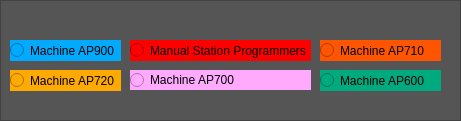
   <widget class="QFrame" name="sampleframe">
    <property name="geometry">
     <rect>
      <x>30</x>
      <y>500</y>
      <width>461</width>
      <height>121</height>
     </rect>
    </property>
    <property name="styleSheet">
     <string notr="true">background-color: rgb(85, 85, 85);</string>
    </property>
    <property name="frameShape">
     <enum>QFrame::StyledPanel</enum>
    </property>
    <property name="frameShadow">
     <enum>QFrame::Raised</enum>
    </property>
    <widget class="QRadioButton" name="sampleap900rb">
     <property name="geometry">
      <rect>
       <x>10</x>
       <y>40</y>
       <width>111</width>
       <height>21</height>
      </rect>
     </property>
     <property name="styleSheet">
      <string notr="true">background-color: rgb(0, 170, 255);
</string>
     </property>
     <property name="text">
      <string>Machine AP900</string>
     </property>
    </widget>
    <widget class="QRadioButton" name="sampleap720rb">
     <property name="geometry">
      <rect>
       <x>10</x>
       <y>70</y>
       <width>111</width>
       <height>21</height>
      </rect>
     </property>
     <property name="styleSheet">
      <string notr="true">background-color: rgb(255, 170, 0);</string>
     </property>
     <property name="text">
      <string>Machine AP720</string>
     </property>
    </widget>
    <widget class="QRadioButton" name="samplemanualrb">
     <property name="geometry">
      <rect>
       <x>130</x>
       <y>40</y>
       <width>181</width>
       <height>21</height>
      </rect>
     </property>
     <property name="styleSheet">
      <string notr="true">background-color: rgb(255, 0, 0);</string>
     </property>
     <property name="text">
      <string>Manual Station Programmers</string>
     </property>
    </widget>
    <widget class="QRadioButton" name="samplap710rb">
     <property name="geometry">
      <rect>
       <x>320</x>
       <y>40</y>
       <width>121</width>
       <height>21</height>
      </rect>
     </property>
     <property name="styleSheet">
      <string notr="true">background-color: rgb(255, 85, 0);</string>
     </property>
     <property name="text">
      <string>Machine AP710</string>
     </property>
    </widget>
    <widget class="QRadioButton" name="sampleap700rb">
     <property name="geometry">
      <rect>
       <x>130</x>
       <y>70</y>
       <width>181</width>
       <height>20</height>
      </rect>
     </property>
     <property name="styleSheet">
      <string notr="true">background-color: rgb(255, 170, 255);</string>
     </property>
     <property name="text">
      <string>Machine AP700</string>
     </property>
    </widget>
    <widget class="QRadioButton" name="sampleap600rb">
     <property name="geometry">
      <rect>
       <x>320</x>
       <y>70</y>
       <width>121</width>
       <height>21</height>
      </rect>
     </property>
     <property name="styleSheet">
      <string notr="true">background-color: rgb(0, 170, 127);</string>
     </property>
     <property name="text">
      <string>Machine AP600</string>
     </property>
    </widget>
   </widget>
